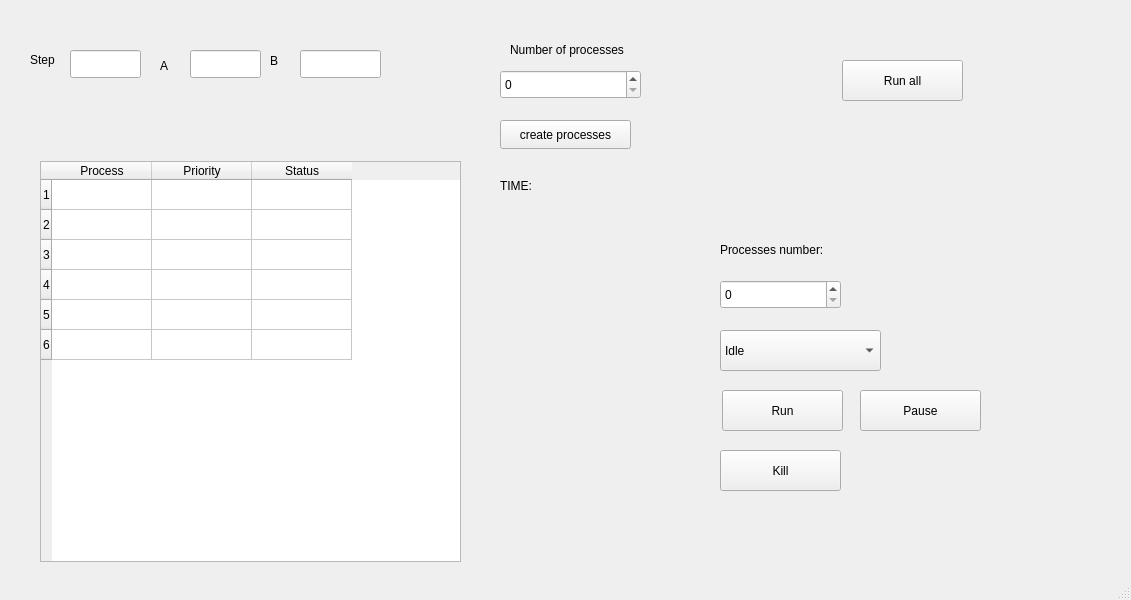
<?xml version="1.0" encoding="UTF-8"?>
<ui version="4.0">
 <class>MainWindow</class>
 <widget class="QMainWindow" name="MainWindow">
  <property name="geometry">
   <rect>
    <x>0</x>
    <y>0</y>
    <width>1131</width>
    <height>600</height>
   </rect>
  </property>
  <property name="windowTitle">
   <string>MainWindow</string>
  </property>
  <widget class="QWidget" name="centralwidget">
   <widget class="QLabel" name="label">
    <property name="geometry">
     <rect>
      <x>30</x>
      <y>50</y>
      <width>31</width>
      <height>20</height>
     </rect>
    </property>
    <property name="text">
     <string>Step</string>
    </property>
   </widget>
   <widget class="QLineEdit" name="lineEdit_A">
    <property name="geometry">
     <rect>
      <x>190</x>
      <y>50</y>
      <width>71</width>
      <height>28</height>
     </rect>
    </property>
   </widget>
   <widget class="QPushButton" name="createProcesses">
    <property name="geometry">
     <rect>
      <x>500</x>
      <y>120</y>
      <width>131</width>
      <height>29</height>
     </rect>
    </property>
    <property name="text">
     <string>create processes</string>
    </property>
   </widget>
   <widget class="QTableWidget" name="tableWidget">
    <property name="geometry">
     <rect>
      <x>40</x>
      <y>161</y>
      <width>421</width>
      <height>401</height>
     </rect>
    </property>
    <row/>
    <row/>
    <row/>
    <row/>
    <row/>
    <row/>
    <column>
     <property name="text">
      <string>Process</string>
     </property>
    </column>
    <column>
     <property name="text">
      <string>Priority</string>
     </property>
    </column>
    <column>
     <property name="text">
      <string>Status</string>
     </property>
    </column>
   </widget>
   <widget class="QComboBox" name="priorityBox">
    <property name="geometry">
     <rect>
      <x>720</x>
      <y>330</y>
      <width>161</width>
      <height>41</height>
     </rect>
    </property>
    <item>
     <property name="text">
      <string>Idle</string>
     </property>
    </item>
    <item>
     <property name="text">
      <string>Below Normal</string>
     </property>
    </item>
    <item>
     <property name="text">
      <string>Normal</string>
     </property>
    </item>
    <item>
     <property name="text">
      <string>Above Normal</string>
     </property>
    </item>
    <item>
     <property name="text">
      <string>High</string>
     </property>
    </item>
    <item>
     <property name="text">
      <string>Real Time</string>
     </property>
    </item>
   </widget>
   <widget class="QLabel" name="label_3">
    <property name="geometry">
     <rect>
      <x>720</x>
      <y>240</y>
      <width>131</width>
      <height>20</height>
     </rect>
    </property>
    <property name="text">
     <string>Processes number:</string>
    </property>
   </widget>
   <widget class="QPushButton" name="Terminate">
    <property name="geometry">
     <rect>
      <x>720</x>
      <y>450</y>
      <width>121</width>
      <height>41</height>
     </rect>
    </property>
    <property name="text">
     <string>Kill</string>
    </property>
   </widget>
   <widget class="QPushButton" name="Start">
    <property name="geometry">
     <rect>
      <x>722</x>
      <y>390</y>
      <width>121</width>
      <height>41</height>
     </rect>
    </property>
    <property name="text">
     <string>Run</string>
    </property>
   </widget>
   <widget class="QPushButton" name="Pause">
    <property name="geometry">
     <rect>
      <x>860</x>
      <y>390</y>
      <width>121</width>
      <height>41</height>
     </rect>
    </property>
    <property name="text">
     <string>Pause</string>
    </property>
   </widget>
   <widget class="QLabel" name="label_5">
    <property name="geometry">
     <rect>
      <x>510</x>
      <y>40</y>
      <width>151</width>
      <height>20</height>
     </rect>
    </property>
    <property name="text">
     <string>Number of processes</string>
    </property>
   </widget>
   <widget class="QLabel" name="label_6">
    <property name="geometry">
     <rect>
      <x>500</x>
      <y>170</y>
      <width>281</width>
      <height>31</height>
     </rect>
    </property>
    <property name="text">
     <string>TIME:</string>
    </property>
   </widget>
   <widget class="QLineEdit" name="lineEdit_B">
    <property name="geometry">
     <rect>
      <x>300</x>
      <y>50</y>
      <width>81</width>
      <height>28</height>
     </rect>
    </property>
   </widget>
   <widget class="QLineEdit" name="lineEdit_step">
    <property name="geometry">
     <rect>
      <x>70</x>
      <y>50</y>
      <width>71</width>
      <height>28</height>
     </rect>
    </property>
   </widget>
   <widget class="QLabel" name="label_8">
    <property name="geometry">
     <rect>
      <x>160</x>
      <y>50</y>
      <width>31</width>
      <height>31</height>
     </rect>
    </property>
    <property name="text">
     <string>A</string>
    </property>
   </widget>
   <widget class="QLabel" name="label_9">
    <property name="geometry">
     <rect>
      <x>270</x>
      <y>40</y>
      <width>31</width>
      <height>41</height>
     </rect>
    </property>
    <property name="text">
     <string>B</string>
    </property>
   </widget>
   <widget class="QSpinBox" name="spinBox">
    <property name="geometry">
     <rect>
      <x>500</x>
      <y>70</y>
      <width>141</width>
      <height>29</height>
     </rect>
    </property>
   </widget>
   <widget class="QSpinBox" name="spinBox_2">
    <property name="geometry">
     <rect>
      <x>720</x>
      <y>280</y>
      <width>121</width>
      <height>29</height>
     </rect>
    </property>
   </widget>
   <widget class="QPushButton" name="pushButton">
    <property name="geometry">
     <rect>
      <x>842</x>
      <y>60</y>
      <width>121</width>
      <height>41</height>
     </rect>
    </property>
    <property name="text">
     <string>Run all</string>
    </property>
   </widget>
  </widget>
  <widget class="QMenuBar" name="menubar">
   <property name="geometry">
    <rect>
     <x>0</x>
     <y>0</y>
     <width>1131</width>
     <height>25</height>
    </rect>
   </property>
  </widget>
  <widget class="QStatusBar" name="statusbar"/>
 </widget>
 <resources/>
 <connections/>
</ui>
